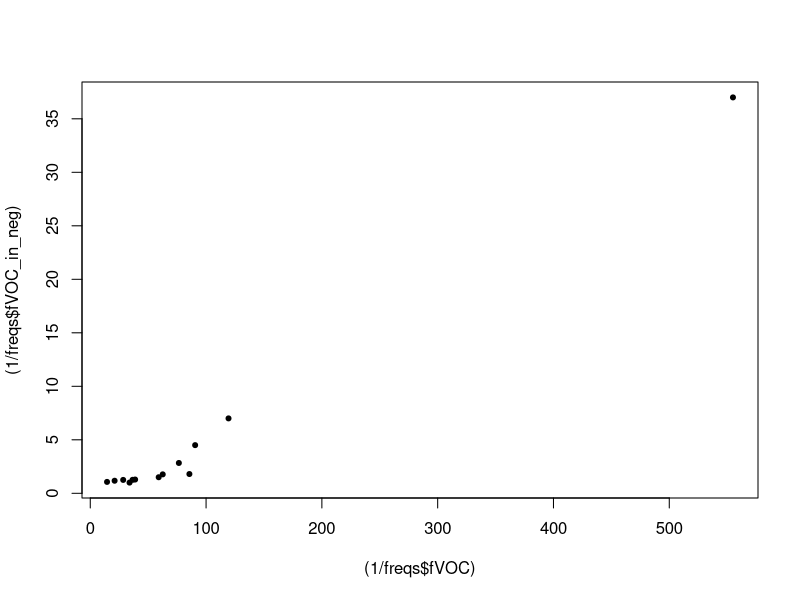

This chart was generated by the following R code:
myintegrate <- function(f, tmin, tmax, deltat, param, ...){ # my function to simply integrate a function with parameters "param"
  if(tmin == tmax) return(0)
  tmp <- sapply(seq(tmin, tmax, deltat), f, param = param, ...)
  n <- length(tmp)
  weights <- rep(2, n); weights[1] <- 1; weights[n] <- 1
  return(sum(0.5 * (tmax-tmin)/(n-1) * weights * tmp))
}

solve_rtoR <- function(param, r){
  f <- function(t, param, r) dgamma(t, shape = param[1], scale = param[2]) * exp(-r * t)
  return(
    1 /  myintegrate(f, tmin = 0, tmax = 40, delta = 0.1, param = param, r = r)
  )
}

solve_Rtor <- function(param, R) uniroot(f = function(r) {solve_rtoR(param, r) - R}, interval = c(-1, 1))$root

# FD New version: with Gamma function, explicit formula
new_rtoR <- function(param, r){tmp <- (r + 1/param[2])^(-param[1]) * param[2]^(-param[1]); 1/tmp}
new_Rtor <- function(param, R){-1/param[2] + (param[2]^param[1]/R)^(-1/param[1])}
# endFD
  
# weekly_to_r <- function(mf){
#   log(mf)/7
# }

getbetaparams <- function(mu, var) {
  # gets parameter for a beta distrib with mean mu and variance var
  alpha <- ((1 - mu) / var - 1 / mu) * mu ^ 2
  beta <- alpha * (1 / mu - 1)
  return(params = list(alpha = alpha, beta = beta))
}

optim.fun.repeated <- function(n.repeats, lik.fun, init.fun, verbose = F, lower = NULL, upper = NULL, ...){
  # a function to MINIMISE properly the negative log-likelihood function
  # using repeated use of function optim
  generate.init.fun <- match.fun(init.fun)
  lik.fun <- match.fun(lik.fun)
  all.opt <- list()
  for(ii in 1:n.repeats){
    init <- generate.init.fun()
    
    if(length(init)==1){ # one parameter function, use optimise
      if(is.null(upper) | is.null(lower)){ # if unspecified bounds for parameters, use (0,1)
        interval <- c(0, 1)
      } else {
        interval <- c(lower[1], upper[1])
      }
      all.opt[[ii]] <- optimise(lik.fun, interval = interval, ...)
      names(all.opt[[ii]]) <- c("par", "value")
      all.opt[[ii]]$message <- "Successful convergence"
    } else { # otherwise use nmk
      
      if(is.null(upper) | is.null(lower)){ # if unspecified bounds for parameters, use nmk
        all.opt[[ii]] <- nmk(init, lik.fun, ...)
        flag <- F
      } else {
        all.opt[[ii]] <- NA
        while(is.na(all.opt[[ii]])){
          init <- generate.init.fun()
          tryCatch(
            all.opt[[ii]] <- nmkb(init, lik.fun, lower = lower, upper = upper, ...),
            error = function(e){
              print(e)
            }
          )
        }
      }
    }
    
    if(verbose)print(ii)
  }
  if(verbose) cat(sum(unlist(lapply(all.opt, function(x)x$message == "Successful convergence"))), "optimisations converge\n")
  all.ll <- unlist(lapply(all.opt, function(x)x$value))
  min(all.ll) -> minll.pow
  if(verbose) cat(length(which(all.ll < minll.pow + 1 & all.ll > minll.pow)), " optim within 1 log lik of minimum likelihood\n")
  output <- list(minll.pow, all.opt[[which.min(all.ll)]]$par)
  names(output) <- c("lik", "pars")
  return(output)
}
run_MCMC_Gibbs <- function(start.value, N.iter, proposal.sd, posterior.fun, npar, lower, upper, verbose = T, ...){
  # Gibbs sampling
  # log-normal proposal
  # code adapted from Henrik Salje, Cécile Tran Kiem  on https://zenodo.org/record/3813815#.YBx5MC1Q0Ut
  # explanations here for the log-normal proposal  https://umbertopicchini.wordpress.com/2017/12/18/tips-for-coding-a-metropolis-hastings-sampler/

  chain = array(dim = c(N.iter, npar))
  all.lik <- rep(NA, N.iter)
  acceptance <- matrix(0, nrow = N.iter, ncol = npar)
  chain[1,] = start.value
  all.lik[1] <- posterior.fun(start.value, ...)

  for (i in 2:N.iter){
    
    if(i / 1000 == floor(i / 1000) & verbose){
      print(i)
      acceptance_byparam <- colMeans(acceptance[1:i, ]) # assess acceptance rate
      cat("acceptance rate in last 1000 generations: ", acceptance_byparam, "\n")
      cat("likelihood: ", all.lik[i-1], "\n")
      for(iparam in 1:npar) plot(chain[, iparam], type = "l", main = iparam)
    }
    
    # Getting parameters and posterior obtained at the previous iteration
    chain[i,]  <-  chain[i-1,]
    all.lik[i] <- all.lik[i-1]
    
    # Parameter updates
    for(iparam in 1:npar){
      
      old_param <- chain[i - 1, iparam]
      
      # sampling a new candidate in log-normal distribution with sd proposal.sd
      new_param <- old_param * exp(proposal.sd[iparam] * rnorm(1))
      
      if(new_param > upper[iparam] || new_param < lower[iparam]){ # if not in the limits, just keep old parameter
        chain[i, iparam] <- old_param
      } else { # if in the limits
        
        chain[i, iparam] <- as.numeric(new_param)
        
        # posterior function for this 
        newlik <- posterior.fun(chain[i,], ...)
        
        # acceptance of rejection
        log_acceptance_ratio <- newlik - all.lik[i] + log(new_param) - log(old_param) # the latter factor is a correction for the log-normal proposal
        
        if(log(runif(1)) < log_acceptance_ratio){
          all.lik[i] <- newlik
          acceptance[i, iparam] <- 1
        } else{
          chain[i, iparam] <- old_param
        }
      }
    }
  }
  return(list(chain = chain, all.lik = all.lik))
}
# testing the new MCMC function:
# fakedata <- rnorm(1000, mean = 1, sd = 3)
# mypost <- function(par) sum(dnorm(x = fakedata, mean = par[1], sd = par[2], log = T))
# mcmc <- run_MCMC_Gibbs(start.value = c(2, 1), N.iter = 10000, proposal.sd = c(0.1, 0.1), posterior.fun = mypost, npar = 2, lower=  c(0,0), upper = c(10, 10), verbose = T)
# plot(mcmc$all.lik)
# plot(mcmc$chain[,1])
# plot(mcmc$chain[,2])
run_MCMC_MH <- function(start.value, N.iter, proposal.cov, posterior.fun, npar, lower, upper, verbose = T, ...){ # same as run_MCMC but tuning the proposal distribution
  # THIS IS THE LATEST AND MOST CORRECT VERSION OF THE MCMC ALGO
  # Metropolis-Hastings algorithm (requires symmetric proposal distribution -> multivariate Gaussian OK)
  init.proposal.cov <- proposal.cov
  factor.cov <- 10
  
  posterior.fun <- match.fun(posterior.fun)
  stopifnot(dim(proposal.cov) == c(npar, npar))
  
  chain = array(dim = c(N.iter + 1, npar))
  all.lik <- rep(NA, N.iter + 1)
  chain[1,] = start.value
  all.lik[1] <- posterior.fun(start.value, ...)
  
  for (i in 1:N.iter){
    if(i / 1000 == floor(i / 1000)){
      if(verbose) print(i)
      acceptance <- 1 - mean(duplicated(chain[(i - 1000 + 1):i, ])) # assess acceptance rate
      if(verbose) cat("acceptance rate in last 1000 generations: ", acceptance, "\n")
      if(verbose) cat("likelihood: ", all.lik[i], "\n")
      df.mcmc <- data.frame(chain[1:i, ])
      df.mcmc <- df.mcmc[!duplicated(df.mcmc), ]    # unique values
      if(nrow(df.mcmc) == 1) {
        print("no new parameter accepted; reducing the proposal distribution")
        proposal.cov <- init.proposal.cov / factor.cov
      } else {
        if(npar > 1){
          proposal.cov <- cov(df.mcmc)                  # update proposal cov
        } else {
          proposal.cov <- var(df.mcmc)
        }
      }
      if(verbose) print("updated proposal covariance:")
      if(verbose) print(proposal.cov / factor.cov)
    }
    # draw new parameters
    if(npar > 1){
      proposal <- chain[i,] + mvrnorm(1, mu = rep(0, npar), Sigma = proposal.cov / factor.cov) # multivariate normal distribution
    } else {
      proposal <- chain[i,] + rnorm(1, mean = 0, sd = sqrt(proposal.cov)) # univariate normal
    }
    # NOTE HERE WE CANNOT SIMPLY DRAW NEW PROPOSAL UNTIL WE FIND SUITABLE ONE - THIS WOULD BIAS THE POSTERIOR SAMPLE https://darrenjw.wordpress.com/2012/06/04/metropolis-hastings-mcmc-when-the-proposal-and-target-have-differing-support/
    # see also https://stats.stackexchange.com/questions/73885/mcmc-on-a-bounded-parameter-space
    
    if(all(proposal > lower & proposal < upper)) {
      all.lik[i + 1] <- posterior.fun(proposal, ...)
    } else {
      all.lik[i + 1] <- NA # set to NA if unfeasible value
    }
    
    if(!is.na(all.lik[i+1])) probab <- exp(all.lik[i + 1] - all.lik[i]) else probab <- 0 # and set acceptance proba to 0 if NA...
    
    if(runif(1) < probab){
      chain[i+1,] <- proposal
    }else{
      chain[i+1,] <- chain[i,]
      all.lik[i + 1] <- all.lik[i]
    }
  }
  return(list(chain = chain, all.lik = all.lik))
}
nmkb <- function (par, fn, lower = -Inf, upper = Inf, control = list(), mytol = 1e-2, ...)  # from dfoptim package
{
  ctrl <- list(tol = mytol, maxfeval = min(5000, max(1500, 
                                                     20 * length(par)^2)), regsimp = TRUE, maximize = FALSE, 
               restarts.max = 3, trace = FALSE)
  namc <- match.arg(names(control), choices = names(ctrl), 
                    several.ok = TRUE)
  if (!all(namc %in% names(ctrl))) 
    stop("unknown names in control: ", namc[!(namc %in% names(ctrl))])
  if (!is.null(names(control))) 
    ctrl[namc] <- control
  ftol <- ctrl$tol
  maxfeval <- ctrl$maxfeval
  regsimp <- ctrl$regsimp
  restarts.max <- ctrl$restarts.max
  maximize <- ctrl$maximize
  trace <- ctrl$trace
  n <- length(par)
  g <- function(x) {
    gx <- x
    gx[c1] <- atanh(2 * (x[c1] - lower[c1])/(upper[c1] - 
                                               lower[c1]) - 1)
    gx[c3] <- log(x[c3] - lower[c3])
    gx[c4] <- log(upper[c4] - x[c4])
    gx
  }
  ginv <- function(x) {
    gix <- x
    gix[c1] <- lower[c1] + (upper[c1] - lower[c1])/2 * (1 + 
                                                          tanh(x[c1]))
    gix[c3] <- lower[c3] + exp(x[c3])
    gix[c4] <- upper[c4] - exp(x[c4])
    gix
  }
  if (length(lower) == 1) 
    lower <- rep(lower, n)
  if (length(upper) == 1) 
    upper <- rep(upper, n)
  if (any(c(par <= lower, upper <= par))) 
    stop("Infeasible starting values!", call. = FALSE)
  low.finite <- is.finite(lower)
  upp.finite <- is.finite(upper)
  c1 <- low.finite & upp.finite
  c2 <- !(low.finite | upp.finite)
  c3 <- !(c1 | c2) & low.finite
  c4 <- !(c1 | c2) & upp.finite
  if (all(c2)) 
    stop("Use `nmk()' for unconstrained optimization!", call. = FALSE)
  if (maximize) 
    fnmb <- function(par) -fn(ginv(par), ...)
  else fnmb <- function(par) fn(ginv(par), ...)
  x0 <- g(par)
  if (n == 1) 
    stop(call. = FALSE, "Use `optimize' for univariate optimization")
  if (n > 30) 
    warning("Nelder-Mead should not be used for high-dimensional optimization")
  V <- cbind(rep(0, n), diag(n))
  f <- rep(0, n + 1)
  f[1] <- fnmb(x0)
  V[, 1] <- x0
  scale <- max(1, sqrt(sum(x0^2)))
  if (regsimp) {
    alpha <- scale/(n * sqrt(2)) * c(sqrt(n + 1) + n - 1, 
                                     sqrt(n + 1) - 1)
    V[, -1] <- (x0 + alpha[2])
    diag(V[, -1]) <- x0[1:n] + alpha[1]
    for (j in 2:ncol(V)) f[j] <- fnmb(V[, j])
  }
  else {
    V[, -1] <- x0 + scale * V[, -1]
    for (j in 2:ncol(V)) f[j] <- fnmb(V[, j])
  }
  f[is.nan(f)] <- Inf
  nf <- n + 1
  ord <- order(f)
  f <- f[ord]
  V <- V[, ord]
  rho <- 1
  gamma <- 0.5
  chi <- 2
  sigma <- 0.5
  conv <- 1
  oshrink <- 1
  restarts <- 0
  orth <- 0
  dist <- f[n + 1] - f[1]
  v <- V[, -1] - V[, 1]
  delf <- f[-1] - f[1]
  diam <- sqrt(colSums(v^2))
  sgrad <- c(solve(t(v), delf))
  alpha <- 1e-04 * max(diam)/sqrt(sum(sgrad^2))
  simplex.size <- sum(abs(V[, -1] - V[, 1]))/max(1, sum(abs(V[, 
                                                              1])))
  itc <- 0
  conv <- 0
  message <- "Succesful convergence"
  while (nf < maxfeval & restarts < restarts.max & dist > ftol & 
         simplex.size > 1e-06) {
    fbc <- mean(f)
    happy <- 0
    itc <- itc + 1
    xbar <- rowMeans(V[, 1:n])
    xr <- (1 + rho) * xbar - rho * V[, n + 1]
    fr <- fnmb(xr)
    nf <- nf + 1
    if (is.nan(fr)) 
      fr <- Inf
    if (fr >= f[1] & fr < f[n]) {
      happy <- 1
      xnew <- xr
      fnew <- fr
    }
    else if (fr < f[1]) {
      xe <- (1 + rho * chi) * xbar - rho * chi * V[, n + 
                                                     1]
      fe <- fnmb(xe)
      if (is.nan(fe)) 
        fe <- Inf
      nf <- nf + 1
      if (fe < fr) {
        xnew <- xe
        fnew <- fe
        happy <- 1
      }
      else {
        xnew <- xr
        fnew <- fr
        happy <- 1
      }
    }
    else if (fr >= f[n] & fr < f[n + 1]) {
      xc <- (1 + rho * gamma) * xbar - rho * gamma * V[, 
                                                       n + 1]
      fc <- fnmb(xc)
      if (is.nan(fc)) 
        fc <- Inf
      nf <- nf + 1
      if (fc <= fr) {
        xnew <- xc
        fnew <- fc
        happy <- 1
      }
    }
    else if (fr >= f[n + 1]) {
      xc <- (1 - gamma) * xbar + gamma * V[, n + 1]
      fc <- fnmb(xc)
      if (is.nan(fc)) 
        fc <- Inf
      nf <- nf + 1
      if (fc < f[n + 1]) {
        xnew <- xc
        fnew <- fc
        happy <- 1
      }
    }
    if (happy == 1 & oshrink == 1) {
      fbt <- mean(c(f[1:n], fnew))
      delfb <- fbt - fbc
      armtst <- alpha * sum(sgrad^2)
      if (delfb > -armtst/n) {
        if (trace) 
          cat("Trouble - restarting: \n")
        restarts <- restarts + 1
        orth <- 1
        diams <- min(diam)
        sx <- sign(0.5 * sign(sgrad))
        happy <- 0
        V[, -1] <- V[, 1]
        diag(V[, -1]) <- diag(V[, -1]) - diams * sx[1:n]
      }
    }
    if (happy == 1) {
      V[, n + 1] <- xnew
      f[n + 1] <- fnew
      ord <- order(f)
      V <- V[, ord]
      f <- f[ord]
    }
    else if (happy == 0 & restarts < restarts.max) {
      if (orth == 0) 
        orth <- 1
      V[, -1] <- V[, 1] - sigma * (V[, -1] - V[, 1])
      for (j in 2:ncol(V)) f[j] <- fnmb(V[, j])
      nf <- nf + n
      ord <- order(f)
      V <- V[, ord]
      f <- f[ord]
    }
    v <- V[, -1] - V[, 1]
    delf <- f[-1] - f[1]
    diam <- sqrt(colSums(v^2))
    simplex.size <- sum(abs(v))/max(1, sum(abs(V[, 1])))
    f[is.nan(f)] <- Inf
    dist <- f[n + 1] - f[1]
    sgrad <- c(solve(t(v), delf))
    if (trace & !(itc%%2)) 
      cat("iter: ", itc, "\n", "value: ", f[1], "\n")
  }
  if (dist <= ftol | simplex.size <= 1e-06) {
    conv <- 0
    message <- "Successful convergence"
  }
  else if (nf >= maxfeval) {
    conv <- 1
    message <- "Maximum number of fevals exceeded"
  }
  else if (restarts >= restarts.max) {
    conv <- 2
    message <- "Stagnation in Nelder-Mead"
  }
  return(list(par = ginv(V[, 1]), value = f[1] * (-1)^maximize, 
              feval = nf, restarts = restarts, convergence = conv, 
              message = message))
}
myattach <- function(mylist){
  stopifnot(is.list(mylist))
  mynames <- names(mylist)
  n <- length(mylist)
  stopifnot(length(mynames) == n)
  cat("attaching: ", mynames, "\n")
  for(i in 1:n) assign(x = mynames[i], value = mylist[[i]], envir = .GlobalEnv)
}

###############                                   LOAD AND CLEAN DATA                                     ############### 

# frequency of the variant in cases 7-8 Jan according to SPF report 28/01/2021 UPDATED
# total frequency 3.3%
freqs <- read.csv("data/freqs_data_flash.csv", sep = ";")
freqs$f_neg <- freqs$N_SNEG / freqs$N
freqs$fVOC_in_neg <- freqs$NVOC / freqs$NSEQ_OK
freqs$fVOC <- freqs$fVOC_in_neg * freqs$f_neg
plot((1/freqs$fVOC), (1/freqs$fVOC_in_neg), pch = 20)
# if frequency of VOC among SGTF y = x / (a + x) where a is background frequency and x is frequency of VOC,
# then (1/y) = (a/x) + 1
x <- (1/freqs$fVOC)
y <- (1/freqs$fVOC_in_neg)
lm0 <- lm(y ~ x) # not working much

freqs2 <- read.csv("data/freqs_data_flash2_v4.csv", sep = ";")
freqs2$fVOC <- freqs2$NVOC/freqs2$N
freqs2 <- freqs2[-3]
freqs2 <- freqs2[c("region", "N", "fVOC")]

# https://www.data.gouv.fr/fr/datasets/donnees-relatives-aux-resultats-des-tests-virologiques-covid-19/
# https://www.data.gouv.fr/fr/datasets/taux-dincidence-de-lepidemie-de-covid-19/#_

a <- read.csv("data/sp-pe-tb-quot-reg-2021-02-23-19h20.csv", sep = ";") # daily cases per region
regioncode <- read.csv("data/region2020.csv")
a$reg2 <- regioncode$ncc[match(a$reg, regioncode$reg)] # add regions
table(a$reg2, useNA = "ifany") # 3 regions are NA -> 5, 7, 8
unique(a$reg[is.na(a$reg2)]) # the three regions 5, 7, 8 are not present in regioncode
# according to https://www.data.gouv.fr/en/datasets/donnees-relatives-aux-resultats-des-tests-virologiques-covid-19/ this is: 975 977 978
a <- a[a$reg2 %in% freqs$region, ]

# convert dates in day of year:
a$year <- as.numeric(strftime(a$jour, format = "%y"))
a$dateday <- as.numeric(strftime(a$jour, format = "%j"))
a$dateday[a$year == 21] <- a$dateday[a$year == 21] + 366

a2 <- a[a$dateday >366  & a$cl_age90 == 0,]
maxday <- max(a2$dateday)
# 7-days smoothed cases?
a2$logP <- log(a2$P)

allregions <- unique(a2$reg2); allregions <- as.character(allregions[!is.na(allregions)])
nregions <- length(allregions)
ndates <- nrow(a2) / nregions
stopifnot(all(a2$reg2 == rep(allregions, ndates)))
a2$cases <- NA
for(rr in allregions){
  suba2 <- a2[which(a2$reg2==rr),]
  for(dd in (370):(maxday-3)){ # 370 is min day where smoothed cases can be computed

    a2[which(a2$reg2 == rr & a2$dateday == dd), "Psmoothed"] <- round(exp(sum(suba2$logP[suba2$dateday %in% (dd-3):(dd+3)])/7)) # number of cases smootheda2_withpred[a2_withpred$reg2==rr, ]
  }
}

freqs <- freqs[match(allregions, freqs$region), ]; stopifnot(all(freqs$region==allregions))

initdate <- "2021-01-07" # date of initial "flash" investigation
minday <- unique(a$dateday[a$jour==initdate])
a2 <- a2[a2$dateday>=minday,]
n <- maxday-minday+1
stopifnot(nrow(a2) == n * nregions) # check we do have n * nregions in epi datatable

#View(a2)

getlik_frequency <- function(NVOCdata, Ndata, daymin, daymax, simtable, myrho){ # get likelihood component
  
  # get simulated frequency of VOC in sim:
  idx <- which(simtable$dateday >= daymin  & simtable$dateday <= daymax)
  if(length(idx)<1) stop("data not present")
  
  fsim <- sum(simtable$PVOCsim[idx]) / sum(simtable$PTOTsim[idx]) 
  
  # probability to get NVOCdata VOC if true frequency is fsim
  return(
    - sum(dbetabinom(x = NVOCdata,  prob = fsim, rho = myrho, size = Ndata, log = T))
    # note to myself: the maximum likelihood estimator of beta binomial will not be fsim = NVOCdata/Ndata but higher
    #- sum(dbinom(x = NVOCdata,  prob = fsim, size = Ndata, log = T))
  )
}


############################################################ OLD STUFF ############################################################

if(F){ # DO NOT EVALUATE
  
process_params <- function(par, nr){
  if(length(par)!=nregions+nr+2) stop()
  f_init <- par[1:nregions] # initial frequency in each region
  RWT <- par[(nregions+1):(nregions+nr)] # region-specific R
  transmission_advantage <- par[nregions+nr+1]
  size <- par[nregions+nr+2]
  return(list(f_init = f_init, RWT = RWT, transmission_advantage = transmission_advantage, size = size))
}


mylik <- function(par, return_full = F, nr, regions = allregions, freqdatatable = freqs4){ # original function with the option to have 1 parameter for all regions or many
  
  stopifnot(nr==1 | nr == nregions)
  myattach(process_params(par, nr)) # process parameters
  
  RVOC <- RWT * transmission_advantage
  rVOC <- new_fast_solve_Rtor(RVOC) # FD
  rWT <- new_fast_solve_Rtor(RWT) # FD
  
  if(nr==nregions){
    names(rVOC) <- regions
    names(rWT) <- regions
  }
  names(f_init) <- regions
  
  a2$PVOCsim <- NA
  a2$PWTsim <- NA
  
  if(return_full){
    a2 <- rbind.fill(a2 , expand.grid(reg2 = allregions, dateday = (maxday+1):(maxday+90)))
  }
  
  # NOW EXTRAPOLATE Psmoothed VARIANT / WT AT EACH DAY IN EACH REGION GIVEN RWT AND TRANSMISSION ADVANTAGE
  for(rr in regions){
    
    if(nr==nregions){
      myrVOC <- rVOC[rr]
      myrWT <- rWT[rr]
    } else {
      myrVOC <- rVOC
      myrWT <- rWT
    }
    
    # initialise prevalence of VOC and WT using frequency parameters
    initPVOC <- f_init[rr] * a2[which(a2$jour==initdate & a2$reg2==rr), "Psmoothed"] 
    initPWT <- a2[which(a2$jour==initdate & a2$reg2==rr), "Psmoothed"] - initPVOC
    
    a2[which(a2$jour==initdate & a2$reg2==rr), "PVOCsim"] <- initPVOC
    a2[which(a2$jour==initdate & a2$reg2==rr), "PWTsim"] <- initPWT
    
    # extrapolate with exp growth from minday+1 to maxday
    if(!return_full){
      a2[which(a2$reg2==rr)[match((minday+1):maxday, a2[which(a2$reg2==rr), "dateday"])], "PVOCsim"] <- initPVOC * exp(myrVOC * (1:(maxday-minday)))
      a2[which(a2$reg2==rr)[match((minday+1):maxday, a2[which(a2$reg2==rr), "dateday"])], "PWTsim"] <- initPWT * exp(myrWT * (1:(maxday-minday)))
    } else {
      a2[which(a2$reg2==rr)[match((minday+1):(maxday+90), a2[which(a2$reg2==rr), "dateday"])], "PVOCsim"] <- initPVOC * exp(myrVOC * (1:(maxday+90-minday)))
      a2[which(a2$reg2==rr)[match((minday+1):(maxday+90), a2[which(a2$reg2==rr), "dateday"])], "PWTsim"] <- initPWT * exp(myrWT * (1:(maxday+90-minday)))
    }
  }
  a2$PTOTsim <- a2$PVOCsim+a2$PWTsim
  #a2$jour_region <- paste(a2$jour, a2$reg2, sep = "_")
  #a2$fsim <- a2$PVOCsim / a2$PTOTsim
  
  # component of the likelihood based on number of Psmoothed daily compared to inital prediction
  ll0 <- - sum(dnbinom(x = a2$Psmoothed, size = size, mu = a2$PTOTsim, log = T), na.rm = T)
  
  # LIKELIHOOD COMPONENT CORRESPONDING TO FREQUENCIES
  
  # FLASH 7-8 JAN BINOMIAL LIKELIHOOD FREQUENCY
  lik_freqs <- sum(
    apply(freqdatatable, 1, function(vec) getlik_frequency(NVOCdata = as.numeric(vec["NVOC"]), Ndata = as.numeric(vec["N"]), region = vec["region"], daymin = as.numeric(vec["daymin"]), daymax = as.numeric(vec["daymax"]), simtable = a2))
  )
  
  if(return_full){
    return(list(ll = ll0+sum(lik_freqs), a2 = a2))
  } else {
    return(ll0+sum(lik_freqs))
  }
}

# OBSOLETE!!!
getlik_frequency <- function(NVOCdata, Ndata, region, daymin, daymax, simtable, myrho){ # get likelihood component
  # get simulated frequency of VOC in sim:
  print("this version is obsolete!!!")
  idx <- which(simtable$dateday >= daymin  & simtable$dateday <= daymax & simtable$reg2==region)
  if(length(idx)<1) stop("data not present")
  
  fsim <- sum(simtable$PVOCsim[idx]) / sum(simtable$PTOTsim[idx]) 
  
  # probability to get NVOCdata VOC if true frequency is fsim
  return(
    - sum(dbetabinom(x = NVOCdata,  prob = fsim, rho = myrho, size = Ndata, log = T))
  )
}

# playing around with betabinomial
library(VGAM)
NVOC <- 148
N <- 2149
plot(probs <- seq(0, 0.2, 0.001),
     y3 <- dbetabinom(x = NVOC,  prob = probs, rho = 0.1, size = N, log = T), type = "l", ylim = c(-10,0)
)
points(probs,
       y2 <- dbetabinom(x = NVOC,  prob = probs, rho = 0.05, size = N, log = T), type = "l", col = "blue"
)
points(probs,
       y1 <- dbetabinom(x = NVOC,  prob = probs, rho = 0.01, size = N, log = T), type = "l", col = "blue"
)
points(probs,
       y0 <- dbetabinom(x = NVOC,  prob = probs, rho = 0.0, size = N, log = T), type = "l", col = "red"
)

probs[which.max(y3)]
probs[which.max(y2)]
probs[which.max(y1)]
probs[which.max(y0)]


}
